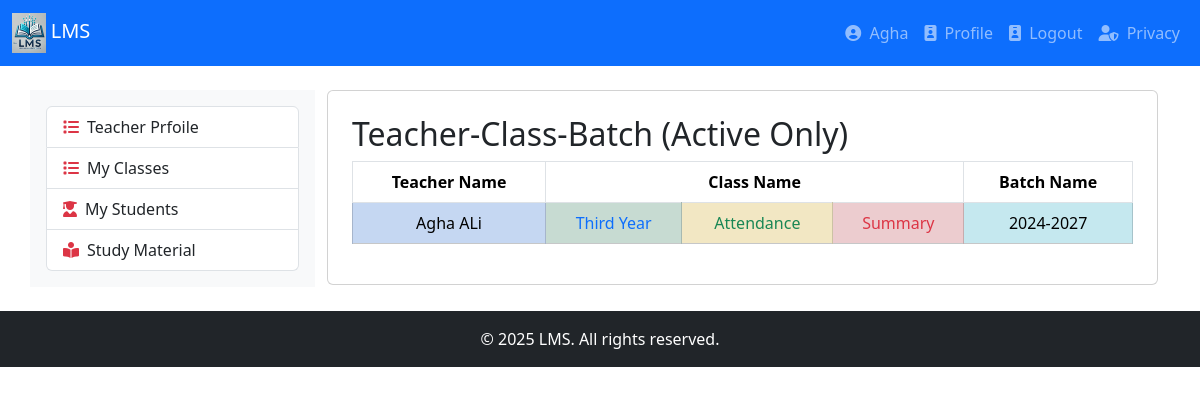
The page /t_teacher_classes.php (signed in) on the database its author committed.
### tables this page shows
CREATE TABLE `teachers` (
  `teacher_id` int(11) NOT NULL,
  `teacher_name` varchar(100) NOT NULL,
  `cnic` varchar(15) NOT NULL,
  `photo` varchar(255) DEFAULT NULL,
  `designation` varchar(100) DEFAULT NULL,
  `highest_qualification` varchar(100) NOT NULL,
  `bps` int(11) DEFAULT NULL,
  `department` enum('Computer Science','Physics','Chemistry','Mathematics') NOT NULL,
  `subject` varchar(100) DEFAULT NULL,
  `job_nature` enum('Permanent','Contract','Visiting') DEFAULT 'Contract',
  `joining` date NOT NULL,
  `job_status` enum('Active','Resigned','Retired','Suspended') DEFAULT 'Active'
);

CREATE TABLE `classes` (
  `CID` int(11) NOT NULL,
  `class_name` varchar(256) NOT NULL,
  `class_short` varchar(12) NOT NULL,
  `class_status` enum('active','inactive','deleted') NOT NULL DEFAULT 'active',
  `session_id` int(11) DEFAULT NULL
);

CREATE TABLE `sessions` (
  `session_id` int(11) NOT NULL,
  `session_name` varchar(9) DEFAULT NULL,
  `starting_date` date NOT NULL,
  `status` enum('active','completed') NOT NULL,
  `remarks` varchar(512) DEFAULT NULL
);

### t_teacher_classes.php (the view, shortened to what this page needs)
<?php
include 'db.php';
if ($_SESSION['urole'] != 'Teacher') {
    header("Location: index.php?action=logout");
    exit();
}
else
{	$CNIC	=	$_SESSION['CNIC'];
    $getTID = mysqli_query($conn, "SELECT * FROM teachers WHERE cnic = '$CNIC'");
    if (mysqli_num_rows($getTID) > 0) {
        $row = mysqli_fetch_assoc($getTID);
        $teacher_id = $row['teacher_id'];
    }
	else
		exit("<h1>Dear User Your Role is Teacher but Admin has not created your Teacher Profile</h1>");
}
 $query = "SELECT DISTINCT
    t.teacher_name,
    t.teacher_id,
    c.class_name,
    c.CID,
    s.session_name
FROM teacher_classes tc
JOIN teachers t ON tc.teacher_id = t.teacher_id
JOIN classes c ON tc.class_id = c.CID
JOIN sessions s ON c.session_id = s.session_id
WHERE s.status = 'active' and tc.session_id = c.session_id
  AND c.class_status = 'active'
  AND tc.teacher_id = '$teacher_id'
";
$result = mysqli_query($conn, $query);
include 'header.php';
include 'navigation.php';
?>
<div class="container mt-4">
    <div class="row">
        <div class="col-md-3 bg-light p-3">
            <?php include 'leftbar.php'; ?>
        </div>
        <div class="col-md-9">
            <div class="card p-4">
    <h2>Teacher-Class-Batch (Active Only)</h2>
   <table class="table table-bordered table-striped table-hover text-center align-middle">
        <thead>
            <tr>
                <th>Teacher Name</th>
                <th colspan="3">Class Name</th>
                <th>Batch Name</th>
            </tr>
        </thead>
        <tbody>
            <?php while ($row = mysqli_fetch_assoc($result)): ?>
                <tr class="table-light">
    <td class="table-primary"><?= htmlspecialchars($row['teacher_name']) ?></td>
    <td class="table-success">
        <a href='attendance.php?class_id=<?= $row['CID'] ?>&teacher_id=<?= $row['teacher_id'] ?>'
           class="link-primary text-decoration-none">
            <?= htmlspecialchars($row['class_name']) ?>
        </a>
    </td>
    <td class="table-warning">
        <a href='attendance.php?class_id=<?= $row['CID'] ?>&teacher_id=<?= $row['teacher_id'] ?>'
           class="link-success text-decoration-none">
            Attendance
        </a>
    </td>
    <td class="table-danger">
        <a href='attendancesummary.php?class_id=<?= $row['CID'] ?>&teacher_id=<?= $row['teacher_id'] ?>'
           class="link-danger text-decoration-none">
            Summary
        </a>
    </td>
    <td class="table-info"><?= htmlspecialchars($row['session_name']) ?></td>
</tr>
            <?php endwhile; ?>
        </tbody>
    </table>
            </div>
        </div>
    </div>
</div>
<?php include 'footer.php'; ?>

### rows shown on the page
teachers: teacher_name "Agha ALi", classes.class_name "Third Year", sessions.session_name "2024-2027"

### other values the page prints
$_SESSION['uname'] "Agha"
